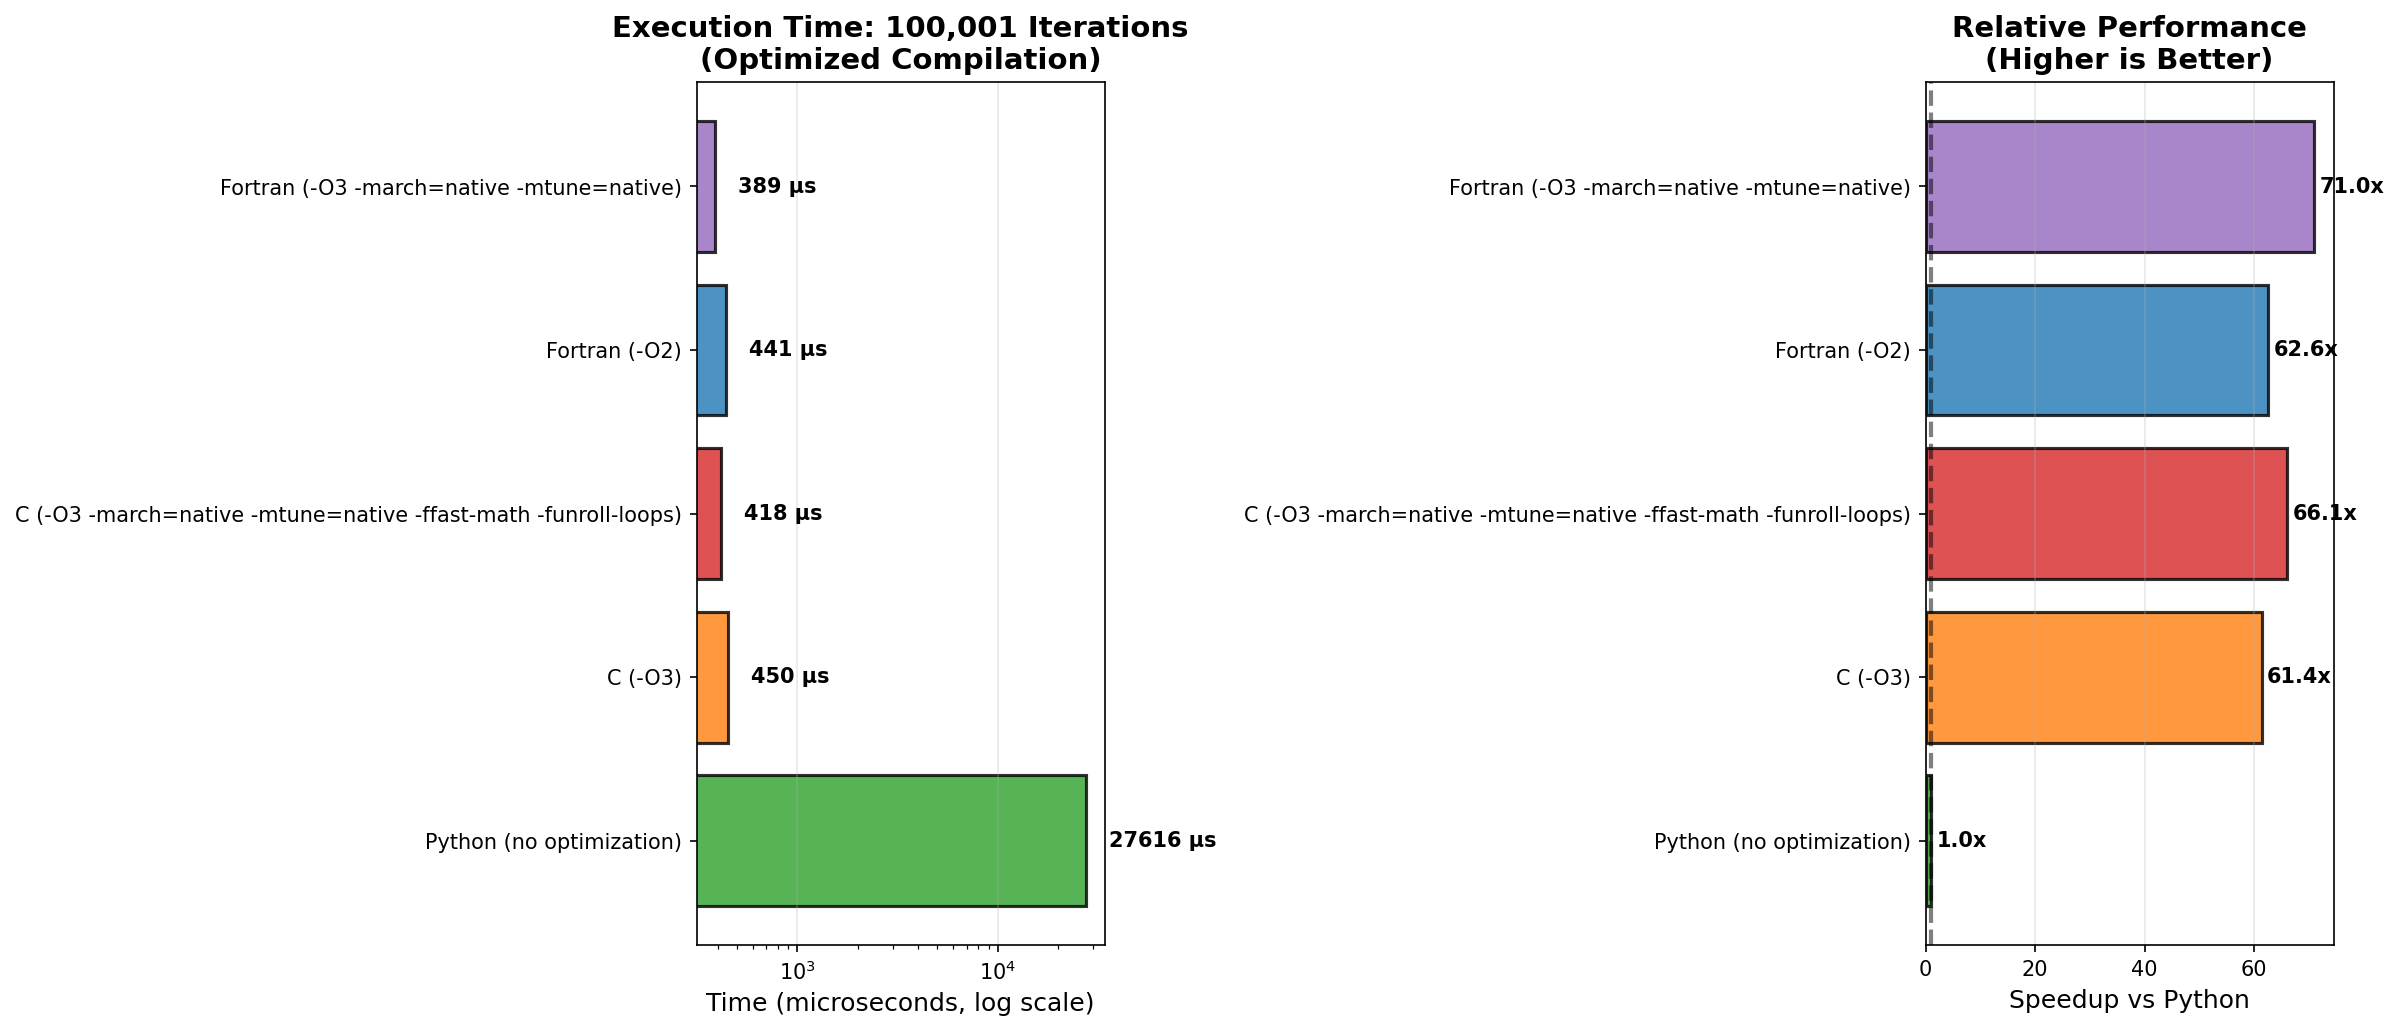

Write Python code to recreate this figure.
import matplotlib.pyplot as plt
import numpy as np

# Best times for each language (in microseconds)
results = {
    'Python (no optimization)': 27616,
    'C (-O3)': 450,
    'C (-O3 -march=native -mtune=native -ffast-math -funroll-loops)': 418,
    'Fortran (-O2)': 441,
    'Fortran (-O3 -march=native -mtune=native)': 389,
}

# Organize data
languages = list(results.keys())
times_us = list(results.values())
times_ms = [t/1000 for t in times_us]

# Calculate speedups relative to Python
python_time = times_us[0]
speedups = [python_time / t for t in times_us]

# Create figure
fig, (ax1, ax2) = plt.subplots(1, 2, figsize=(16, 7))

# Plot 1: Execution time (log scale for better visualization)
colors = ['#2ca02c', '#ff7f0e', '#d62728', '#1f77b4', '#9467bd']
bars1 = ax1.barh(languages, times_us, color=colors, alpha=0.8, edgecolor='black', linewidth=1.5)
ax1.set_xlabel('Time (microseconds, log scale)', fontsize=12)
ax1.set_xscale('log')
ax1.set_title('Execution Time: 100,001 Iterations\n(Optimized Compilation)', fontsize=14, fontweight='bold')
ax1.grid(True, alpha=0.3, axis='x')

# Add value labels
for bar, time in zip(bars1, times_us):
    width = bar.get_width()
    ax1.text(width * 1.3, bar.get_y() + bar.get_height()/2,
            f'{time:.0f} μs',
            ha='left', va='center', fontsize=10, fontweight='bold')

# Plot 2: Speedup
bars2 = ax2.barh(languages, speedups, color=colors, alpha=0.8, edgecolor='black', linewidth=1.5)
ax2.set_xlabel('Speedup vs Python', fontsize=12)
ax2.set_title('Relative Performance\n(Higher is Better)', fontsize=14, fontweight='bold')
ax2.grid(True, alpha=0.3, axis='x')
ax2.axvline(x=1, color='black', linestyle='--', linewidth=2, alpha=0.5)

# Add value labels
for bar, speed in zip(bars2, speedups):
    width = bar.get_width()
    ax2.text(width + 1, bar.get_y() + bar.get_height()/2,
            f'{speed:.1f}x',
            ha='left', va='center', fontsize=10, fontweight='bold')

plt.tight_layout()
plt.savefig('final_optimized_comparison.png', dpi=150, bbox_inches='tight')
print("Final comparison saved as 'final_optimized_comparison.png'\n")

# Print detailed summary
print("="*90)
print("FINAL OPTIMIZED PERFORMANCE COMPARISON")
print("="*90)
print(f"{'Configuration':<60} {'Time (μs)':<12} {'Speedup':<10}")
print("-"*90)
for lang, time, speed in zip(languages, times_us, speedups):
    print(f"{lang:<60} {time:>6.0f} μs    {speed:>5.1f}x")
print("="*90)

# Key insights
print("\nKEY FINDINGS:")
print("="*90)
print(f"1. Best Fortran: {results['Fortran (-O3 -march=native -mtune=native)']} μs")
print(f"   Flags: -O3 -march=native -mtune=native")
print(f"   Speedup: {speedups[4]:.1f}x faster than Python\n")

print(f"2. Best C: {results['C (-O3 -march=native -mtune=native -ffast-math -funroll-loops)']} μs")
print(f"   Flags: -O3 -march=native -mtune=native -ffast-math -funroll-loops")
print(f"   Speedup: {speedups[2]:.1f}x faster than Python\n")

print(f"3. Optimization Impact:")
c_improvement = (results['C (-O3)'] - results['C (-O3 -march=native -mtune=native -ffast-math -funroll-loops)']) / results['C (-O3)'] * 100
fortran_improvement = (results['Fortran (-O2)'] - results['Fortran (-O3 -march=native -mtune=native)']) / results['Fortran (-O2)'] * 100
print(f"   - C improved by {c_improvement:.1f}% with aggressive flags")
print(f"   - Fortran improved by {fortran_improvement:.1f}% with aggressive flags\n")

print(f"4. With best optimizations:")
print(f"   - Fortran is {speedups[4]/speedups[2]:.2f}x faster than C")
print(f"   - Both compiled languages are ~40-70x faster than Python")
print("="*90)

# Create a simpler comparison chart
fig2, ax = plt.subplots(figsize=(12, 6))

simple_labels = ['Fortran\n(optimized)', 'C\n(optimized)', 'Python']
simple_times = [389, 418, 27616]
simple_colors = ['#1f77b4', '#ff7f0e', '#2ca02c']

bars = ax.bar(simple_labels, simple_times, color=simple_colors, alpha=0.8,
              edgecolor='black', linewidth=2, width=0.6)

ax.set_ylabel('Time (microseconds, log scale)', fontsize=13)
ax.set_yscale('log')
ax.set_title('Best Performance: 100,001 Iterations of Quadratic Map',
             fontsize=15, fontweight='bold', pad=20)
ax.grid(True, alpha=0.3, axis='y')

# Add value labels
for bar, time in zip(bars, simple_times):
    height = bar.get_height()
    speedup_val = python_time / time
    ax.text(bar.get_x() + bar.get_width()/2., height * 1.5,
            f'{time:.0f} μs\n({speedup_val:.1f}x)',
            ha='center', va='bottom', fontsize=12, fontweight='bold')

# Add optimization details as text
opt_text = (
    "Fortran: -O3 -march=native -mtune=native\n"
    "C: -O3 -march=native -mtune=native -ffast-math -funroll-loops\n"
    "Python: Standard interpreter"
)
ax.text(0.02, 0.98, opt_text, transform=ax.transAxes, fontsize=9,
        verticalalignment='top', bbox=dict(boxstyle='round', facecolor='wheat', alpha=0.5))

plt.tight_layout()
plt.savefig('simple_optimized_comparison.png', dpi=150, bbox_inches='tight')
print("\nSimple comparison saved as 'simple_optimized_comparison.png'")
